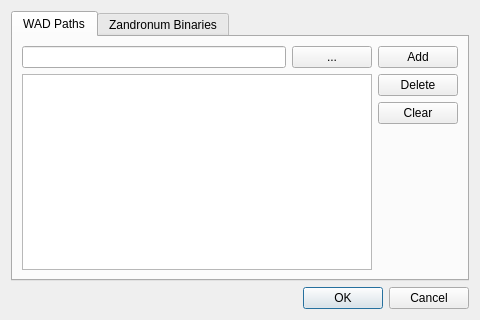
<?xml version="1.0" encoding="UTF-8"?>
<ui version="4.0">
 <class>ConfigBox</class>
 <widget class="QDialog" name="ConfigBox">
  <property name="geometry">
   <rect>
    <x>0</x>
    <y>0</y>
    <width>480</width>
    <height>320</height>
   </rect>
  </property>
  <property name="minimumSize">
   <size>
    <width>320</width>
    <height>256</height>
   </size>
  </property>
  <property name="windowTitle">
   <string>Dialog</string>
  </property>
  <layout class="QVBoxLayout" name="verticalLayout">
   <item>
    <widget class="QTabWidget" name="tabWidget">
     <property name="currentIndex">
      <number>0</number>
     </property>
     <widget class="QWidget" name="tab">
      <attribute name="title">
       <string>WAD Paths</string>
      </attribute>
      <layout class="QVBoxLayout" name="verticalLayout_3">
       <item>
        <layout class="QGridLayout" name="gridLayout">
         <item row="1" column="2">
          <widget class="QPushButton" name="wad_add">
           <property name="text">
            <string>Add</string>
           </property>
          </widget>
         </item>
         <item row="1" column="1">
          <layout class="QHBoxLayout" name="horizontalLayout">
           <item>
            <widget class="QLineEdit" name="wad_pathEntry"/>
           </item>
           <item>
            <widget class="QPushButton" name="wad_findPath">
             <property name="text">
              <string>...</string>
             </property>
            </widget>
           </item>
          </layout>
         </item>
         <item row="2" column="1">
          <widget class="QListWidget" name="wad_pathsList">
           <property name="dragEnabled">
            <bool>true</bool>
           </property>
           <property name="dragDropMode">
            <enum>QAbstractItemView::DragDrop</enum>
           </property>
           <property name="defaultDropAction">
            <enum>Qt::MoveAction</enum>
           </property>
           <property name="selectionMode">
            <enum>QAbstractItemView::ExtendedSelection</enum>
           </property>
          </widget>
         </item>
         <item row="2" column="2">
          <layout class="QVBoxLayout" name="verticalLayout_2">
           <item>
            <widget class="QPushButton" name="wad_del">
             <property name="text">
              <string>Delete</string>
             </property>
            </widget>
           </item>
           <item>
            <widget class="QPushButton" name="wad_clear">
             <property name="text">
              <string>Clear</string>
             </property>
            </widget>
           </item>
           <item>
            <spacer name="verticalSpacer">
             <property name="orientation">
              <enum>Qt::Vertical</enum>
             </property>
             <property name="sizeHint" stdset="0">
              <size>
               <width>20</width>
               <height>40</height>
              </size>
             </property>
            </spacer>
           </item>
          </layout>
         </item>
        </layout>
       </item>
      </layout>
     </widget>
     <widget class="QWidget" name="tab_2">
      <attribute name="title">
       <string>Zandronum Binaries</string>
      </attribute>
      <layout class="QVBoxLayout" name="verticalLayout_4">
       <item>
        <widget class="QWidget" name="zandronumVersions" native="true"/>
       </item>
      </layout>
     </widget>
    </widget>
   </item>
   <item>
    <widget class="QDialogButtonBox" name="buttonBox">
     <property name="orientation">
      <enum>Qt::Horizontal</enum>
     </property>
     <property name="standardButtons">
      <set>QDialogButtonBox::Cancel|QDialogButtonBox::Ok</set>
     </property>
    </widget>
   </item>
  </layout>
 </widget>
 <resources/>
 <connections>
  <connection>
   <sender>buttonBox</sender>
   <signal>accepted()</signal>
   <receiver>ConfigBox</receiver>
   <slot>accept()</slot>
   <hints>
    <hint type="sourcelabel">
     <x>254</x>
     <y>313</y>
    </hint>
    <hint type="destinationlabel">
     <x>157</x>
     <y>274</y>
    </hint>
   </hints>
  </connection>
  <connection>
   <sender>buttonBox</sender>
   <signal>rejected()</signal>
   <receiver>ConfigBox</receiver>
   <slot>reject()</slot>
   <hints>
    <hint type="sourcelabel">
     <x>322</x>
     <y>313</y>
    </hint>
    <hint type="destinationlabel">
     <x>286</x>
     <y>274</y>
    </hint>
   </hints>
  </connection>
  <connection>
   <sender>wad_clear</sender>
   <signal>clicked(bool)</signal>
   <receiver>wad_pathsList</receiver>
   <slot>clear()</slot>
   <hints>
    <hint type="sourcelabel">
     <x>441</x>
     <y>217</y>
    </hint>
    <hint type="destinationlabel">
     <x>219</x>
     <y>189</y>
    </hint>
   </hints>
  </connection>
 </connections>
</ui>
